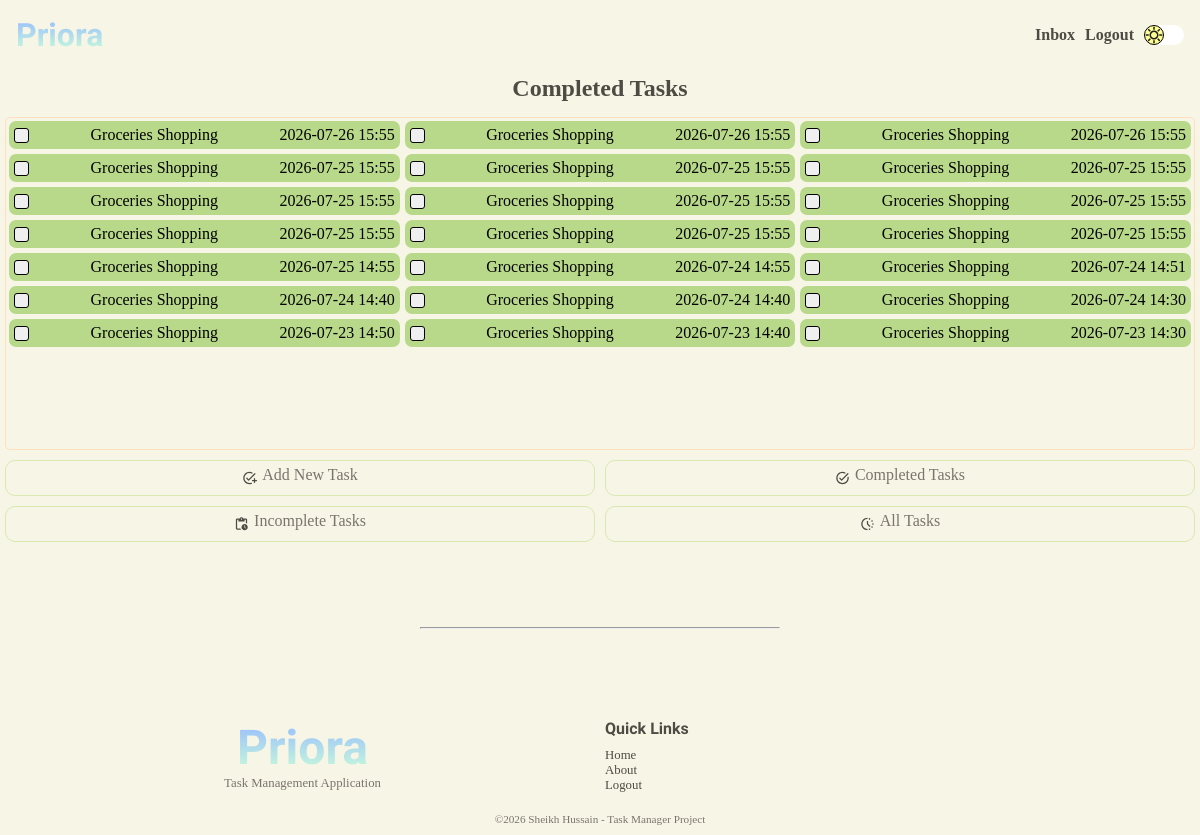
/user/completed-tasks (signed in), run on an earlier commit of the app's database.
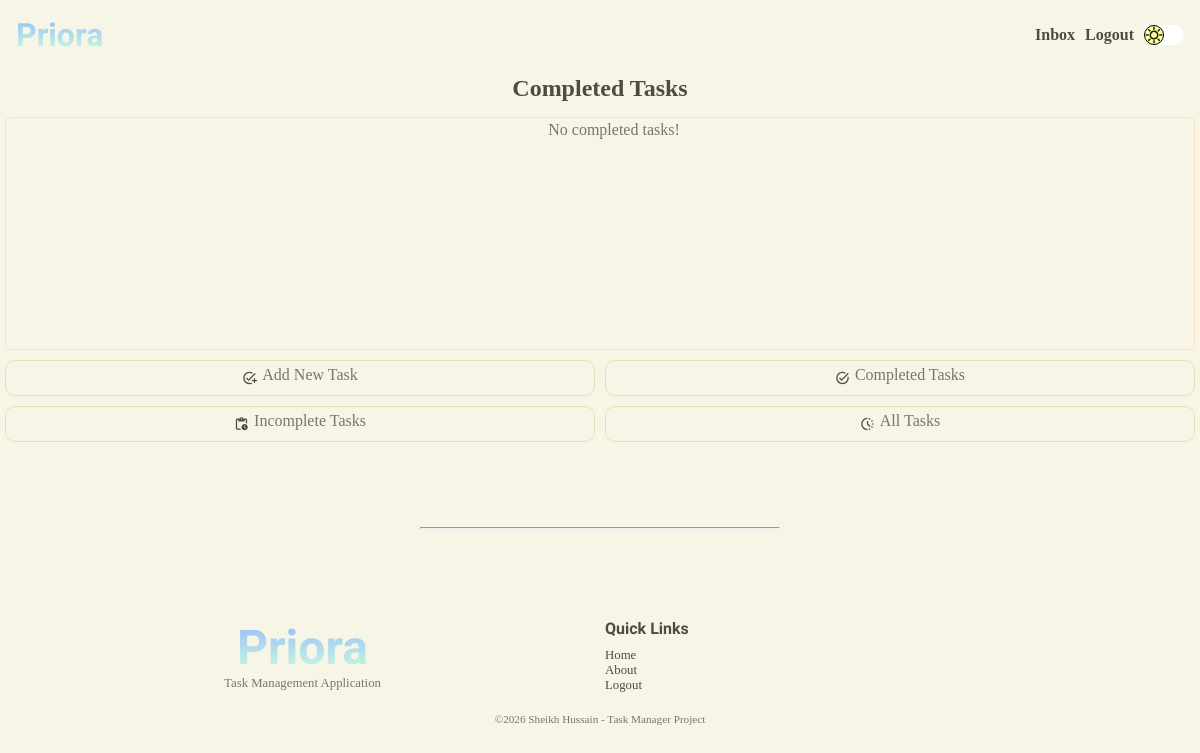
And on a later commit of the database.
### tables this page shows
CREATE TABLE "tasks" (
                            "task_id"	INTEGER NOT NULL UNIQUE,
                            "user_id"	INTEGER NOT NULL,
                            "title"	TEXT NOT NULL,
                            "description"	TEXT NOT NULL,
                            "due_date"	TEXT NOT NULL,
                            "due_time"	TEXT NOT NULL,
                            "completion_date"	TEXT,
                            "completion_time"	TEXT,
                            "completed"	INTEGER NOT NULL DEFAULT 0,
                            PRIMARY KEY("task_id" AUTOINCREMENT),
                            FOREIGN KEY("user_id") 
                                REFERENCES "users"("user_id")
                                ON DELETE CASCADE
                            );

### app.py (the view)
@app.route("/user/completed-tasks", methods=["GET", "POST"])
@login_required
@password_reset_required
def completed_tasks():
    user = find_user_by_id(session.get("user-id"))
    title = "Completed Tasks"
    tasks = get_completed_tasks(user)
    return render_template("tasks/completed-tasks.html", title=title, tasks=tasks)

### app.py (called while the page is built)
@app.after_request
def security_headers(response):
    response.headers["Content-Security-Policy"] = (
        "default-src 'self'; "
        "script-src 'self'; "
        "style-src 'self' https://fonts.googleapis.com; "
        "font-src 'self' https://fonts.gstatic.com;"
    )
    return response

### services/auth.py (called while the page is built)
def login_required(f):
    @wraps(f)
    def decorated_function(*args, **kwargs):
        if session.get("user-id") is None:
            return redirect(url_for("login"))
        return f(*args, **kwargs)
    return decorated_function

def password_reset_required(f):
    @wraps(f)
    def decorated_function(*args, **kwargs):
        reset_req = is_reset_req(session.get("user-id"))
        if reset_req:
            return redirect(url_for("change_password"))
        return f(*args, **kwargs)
    return decorated_function

### services/database.py (called while the page is built)
def connect_database():
    os.makedirs("instance", exist_ok=True)
    connection = sqlite3.connect("instance/task-manager.db")
    connection.row_factory = sqlite3.Row
    connection.execute("PRAGMA foreign_keys = ON;")
    return connection

def find_user_by_id(user_id):
    connection = connect_database()
    cursor = connection.cursor()
    try:
        cursor.execute(
            """SELECT * FROM users WHERE user_id = ?;""",
            (user_id,),
        )
        user = cursor.fetchone()
        return user
    except Exception as e:
        print(e)
        return False
    finally:
        connection.close()

def is_reset_req(user_id):
    connection = connect_database()
    cursor = connection.cursor()
    try:
        cursor.execute(
            """SELECT reset FROM users WHERE user_id = ?;""",
            (user_id,),
        )
        required = cursor.fetchone()
        return bool(required and required["reset"] == 1)
    except Exception as e:
        print(e)
        return False
    finally:
        connection.close()

def get_completed_tasks(user):
    connection = connect_database()
    cursor = connection.cursor()
    try:
        cursor.execute(
            """SELECT * FROM tasks WHERE user_id = ? and completed = 1 ORDER BY due_date DESC, due_time DESC;""",
            (user["user_id"],),
        )
        tasks = cursor.fetchall()
        return tasks
    except Exception as e:
        print(e)
        return False
    finally:
        connection.close()

### templates/tasks/completed-tasks.html (shortened to what this page needs)
{% extends 'layout.html' %} {% block content %}
<section class="user-home-section">
  <h2>Completed Tasks</h2>
  <div class="user-home-tasks-complete-grid">
    {% if tasks %} {% for task in tasks %}
    <a href="{{ url_for('task', task_id = task['task_id']) }}">
      <div class="user-home-tasks-card success">
        <form action="" method="post">
          <button type="submit" class="task-button">
          </button>
          <p>{{ task['title'].title() }}</p>
          <p>{{ task['due_date'] }} {{ task['due_time'] }}</p>
        </form>
      </div>
    </a>
    {% endfor %} {% else %}
    <div class="no-tasks">
    <p>No completed tasks!</p>
    </div>
    {% endif %}
  </div>
</section>
<div>{% include 'user-nav.html' %}</div>
<div class="space"></div>
{% endblock content %}

### templates/layout.html (shortened to what this page needs)
<!doctype html>
<html lang="en">
  <head>
    <link
      rel="stylesheet"
      href="{{ url_for('static', filename='css/styles.css' )}}"
    />
  </head>
  <body>
    <header>{% include 'header.html' %}</header>
    <main>{% block content %}{% endblock content %}</main>
    <footer>{% include 'footer.html' %}</footer>
  </body>
</html>

### templates/header.html (shortened to what this page needs)
<div class="nav-bar">
  <div>
    <a href="{{ url_for('home')}}"><h1 class="gradient-text">Priora</h1></a>
  </div>
  <div>
    <nav>
      <ul>
        {% if session.get('user-id') %}
        <li><a href="{{ url_for('account') }}">Inbox</a></li>
        <li>
          <form action="{{ url_for('logout') }}" method="post">
            <input type="submit" value="Logout" class="logout-button" />
          </form>
        </li>
        {% else %}
        <li><a href="{{ url_for('home') }}">Home</a></li>
        <li><a href="{{ url_for('about') }}">About</a></li>
        <li><a href="{{ url_for('home') }}#features">Features</a></li>
        <li><a href="{{ url_for('login') }}">Login</a></li>
        {% endif %}
        <li>
          <div class="night-mode-button">
            <div class="night-mode-inner-button"></div>
          </div>
        </li>
      </ul>
    </nav>
  </div>
</div>

### templates/user-nav.html (shortened to what this page needs)
<aside class="user-home-options">
  <a href="{{url_for('add_task')}}">
    <div>
      <p>Add New Task</p>
    </div>
  </a>
  <a href="{{url_for('completed_tasks')}}">
    <div>
      <p>Completed Tasks</p>
    </div>
  </a>
  <a href="{{url_for('incomplete_tasks')}}">
    <div>
      <p>Incomplete Tasks</p>
    </div>
  </a>
  <a href="{{url_for('all_tasks')}}">
    <div>
      <p>All Tasks</p>
    </div>
  </a>
</aside>

### templates/footer.html (shortened to what this page needs)
<div class="horizontal-line">
  <hr />
</div>
<div class="space"></div>
<section class="footer-section">
  <div class="footer-top">
    <div>
      <a href="{{ url_for('home')}}"><h1 class="gradient-text">Priora</h1></a>
      <p>Task Management Application</p>
    </div>
    <div>
      <p><strong>Quick Links</strong></p>
      <ul>
        <li><a href="{{ url_for('home') }}">Home</a></li>
        <li><a href="{{ url_for('about') }}">About</a></li>
        {% if session.get('user-id') %}
        <li>
          <form action="{{ url_for('logout') }}" method="post">
            <input type="submit" value="Logout" class="logout-button-footer" />
          </form>
        </li>
        {% else %}
        <li><a href="{{url_for('login')}}">Login</a></li>
        <li><a href="{{ url_for('register')}}">Register</a></li>
        {% endif %}
      </ul>
    </div>
  </div>
  <div class="footer-bottom">
    <p>©2026 Sheikh Hussain - Task Manager Project</p>
  </div>
</section>

### static/css/base.css (style rules this page uses)
:root { --bg-color: #F7F6E6; --bg-task-card: white; --surface-color: #FFFFFF; --surface-secondary: #FFF8EF; --hero-gradient: linear-gradient(90deg, #CDFFD8 0%, #94B9FF 100%); --hero-bg-mb: url('/static/media/light-bg-mobile.gif'); --hero-bg-dk: url('/static/media/light-bg-desktop.gif'); --box-shadow: #4E4A44; --night-mode-button: url('/static/media/day.svg'); --primary-text: #4E4A44; --secondary-text: #7A746C; --accent-peach: #FFDFBD; --accent-beige: #E2C0AE; --accent-green: #D9E9B1; --accent-yellow: #F2EAA0; --border-color: #E7DFC9; --scrollbar-color: #E2C0AE; --success: #B8D98A; --warning: #F2EAA0; --danger: #E79A9A; --info: #AFCFEA; }
* { box-sizing: border-box; margin: 0; padding: 0; scrollbar-width: thin; scrollbar-color: #94B9FF var(--bg-color); }
html { overflow-x: hidden; scroll-behavior: smooth; }
body { background-color: var(--bg-color); font-family: cursive; overflow-x: hidden; }
h1, h2, h3, h4, h5, h6 { color: var(--primary-text) }
h1 { font-family: 'Leckerli One', cursive; }
p { color: var(--secondary-text); font-family: cursive; }
a { text-decoration: none; color: var(--primary-text) }
hr { width: 30%; color: var(--primary-text); }
.horizontal-line { width: 100%; display: flex; justify-content: center; }
.space { height: 10vh; }

### static/css/components/header.css (style rules this page uses)
.nav-bar { display: flex; padding: 1rem; justify-content: space-between; align-items: center; text-align: center; }
.nav-bar nav ul { display: flex; gap: 5px; align-items: center; justify-content: center; }
.nav-bar nav ul li { list-style-type: none; font-family: cursive; font-size: 0.8rem; }
.nav-bar nav ul li a { color: var(--primary-text); font-weight: bold; }
.night-mode-button { width: 40px; height: 20px; border-radius: 50px; background-color: white; transition: background-color 1s ease-in-out; }
.night-mode-inner-button { border: 1px solid black; height: 100%; width: 50%; border-radius: 100%; justify-content: center; align-items: center; display: flex; background-image: url('/static/media/day.svg'); background-position: center; background-repeat: no-repeat; background-size: contain; transition: transform 1s ease, background-image 1s ease-in-out; background-color: rgb(255, 255, 148); }
.logout-button { border: none; background: none; color: var(--primary-text); font-family: cursive; font-weight: bold; font-size: 0.8rem; }
@media screen and (min-width: 1000px) { .nav-bar nav ul li { font-size: 1rem; } }
@media screen and (min-width: 1000px) { .nav-bar { display: flex; padding: 1rem; justify-content: space-between; } }
@media screen and (min-width: 1000px) { .nav-bar nav ul { display: flex; gap: 10px; } }
@media screen and (min-width: 1000px) { .nav-bar nav ul li { list-style-type: none; } }
@media screen and (min-width: 1000px) { .logout-button { font-size: 1rem; } }

### static/css/components/footer.css (style rules this page uses)
.footer-section { padding: 10px; display: flex; flex-direction: column; justify-content: space-between; gap: 20px; }
.footer-top { display: grid; grid-template-columns: repeat(1, 1fr); gap: 10px; }
.footer-top h1 { font-size: 3rem; ; }
.footer-top p { font-size: 0.8rem; }
.footer-top>div { width: 100%; }
.footer-top div:nth-child(1) { text-align: center; }
.footer-top strong { font-size: 1rem; font-weight: bold; font-family: 'Leckerli One', cursive; color: var(--primary-text); }
.footer-top div ul { margin-top: 10px; }
.footer-top div ul li { list-style-type: none; font-size: 0.8rem; }
.logout-button-footer { font-size: 0.8rem; background: none; border: none; color: var(--primary-text); font-family: cursive; }
.footer-bottom { width: 100%; text-align: center; font-size: 0.7rem; }
@media screen and (min-width: 1000px) { .footer-top { grid-template-columns: repeat(2, 1fr); } }

### static/css/pages/main/home.css (style rules this page uses)
.gradient-text { background: linear-gradient(0deg, #CDFFD8, #94B9FF); -webkit-background-clip: text; background-clip: text; color: transparent; }
@media screen and (min-width: 1000px) { .nav-bar nav ul li { font-size: 1rem; } }
@media screen and (min-width: 1000px) { .nav-bar { display: flex; padding: 1rem; justify-content: space-between; } }
@media screen and (min-width: 1000px) { .nav-bar nav ul { display: flex; gap: 10px; } }
@media screen and (min-width: 1000px) { .nav-bar nav ul li { list-style-type: none; } }

What changed in the data, as far as the page shows it:
removed tasks: title "Groceries Shopping", due_date "2026-07-26", due_time "15:55"
removed tasks: title "Groceries Shopping", due_date "2026-07-26", due_time "15:55"
removed tasks: title "Groceries Shopping", due_date "2026-07-26", due_time "15:55"
removed tasks: title "Groceries Shopping", due_date "2026-07-25", due_time "15:55"
removed tasks: title "Groceries Shopping", due_date "2026-07-25", due_time "15:55"
removed tasks: title "Groceries Shopping", due_date "2026-07-25", due_time "15:55"
removed tasks: title "Groceries Shopping", due_date "2026-07-25", due_time "15:55"
removed tasks: title "Groceries Shopping", due_date "2026-07-25", due_time "15:55"
removed tasks: title "Groceries Shopping", due_date "2026-07-25", due_time "15:55"
removed tasks: title "Groceries Shopping", due_date "2026-07-25", due_time "15:55"
removed tasks: title "Groceries Shopping", due_date "2026-07-25", due_time "15:55"
removed tasks: title "Groceries Shopping", due_date "2026-07-25", due_time "15:55"
removed tasks: title "Groceries Shopping", due_date "2026-07-25", due_time "14:55"
removed tasks: title "Groceries Shopping", due_date "2026-07-24", due_time "14:55"
removed tasks: title "Groceries Shopping", due_date "2026-07-24", due_time "14:51"
removed tasks: title "Groceries Shopping", due_date "2026-07-24", due_time "14:40"
removed tasks: title "Groceries Shopping", due_date "2026-07-24", due_time "14:40"
removed tasks: title "Groceries Shopping", due_date "2026-07-24", due_time "14:30"
removed tasks: title "Groceries Shopping", due_date "2026-07-23", due_time "14:50"
removed tasks: title "Groceries Shopping", due_date "2026-07-23", due_time "14:40"
removed tasks: title "Groceries Shopping", due_date "2026-07-23", due_time "14:30"
Also different on the page:
text now shown: "No completed tasks!"
